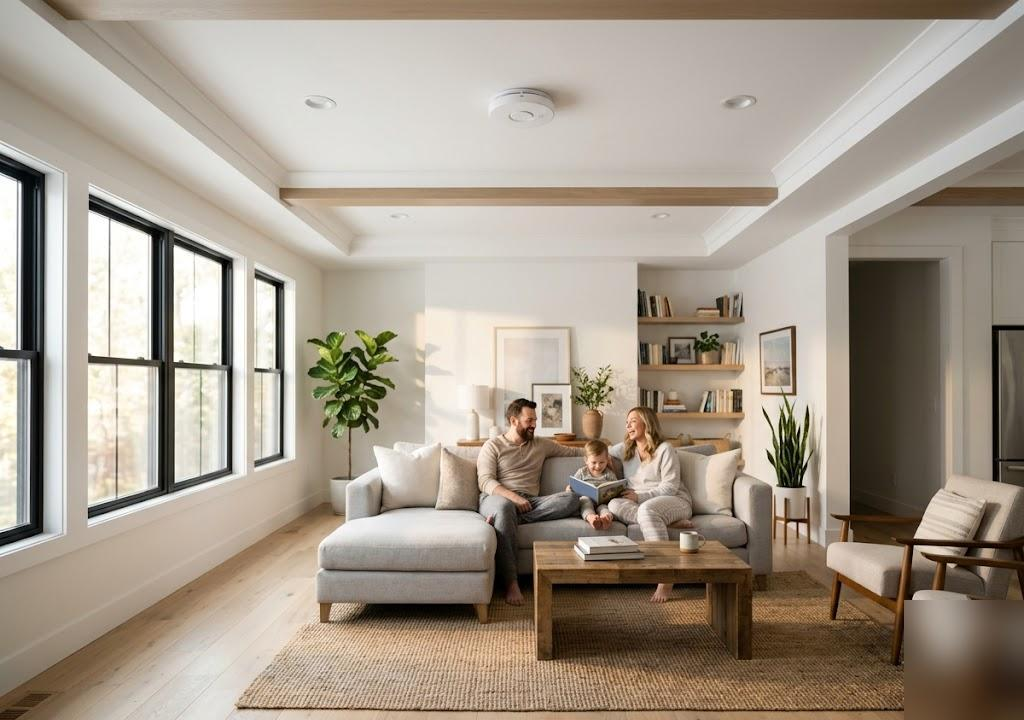
#> input picture Family Safe.jpeg, 1024 x 720 px
$ python blur.py
#> lines starting #> are read from the running program, lines starting #| are printed output that depends on the picture
import os
from PIL import Image, ImageFilter

files = ["Family Safe.jpeg", "technician.jpeg", "home2_hero.jpeg", "home2_cta.jpeg"]

for f in files:
    if os.path.exists(f):
        try:
            img = Image.open(f)
#> img is the input picture: PIL image 1024x720 RGB; mean R, G, B 164.8, 153.4, 139.6
            w, h = img.size
#> w = 1024; h = 720

            # Define the box to blur: bottom right corner, e.g., 120x120 pixels
            # Since the watermark is small, 120x120 is usually enough to cover it
            box = (w - 120, h - 120, w, h)
#> box = (904, 600, 1024, 720)

            # Crop the corner, blur it, and paste it back
            corner = img.crop(box)
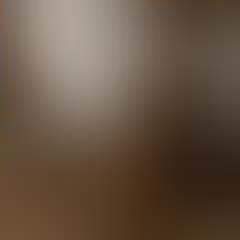
#> corner: PIL image 120x120 RGB (shown 2 times larger); mean R, G, B 101.9, 83.5, 66.9
            blurred_corner = corner.filter(ImageFilter.GaussianBlur(radius=15))
            img.paste(blurred_corner, box)

            img.save(f)
            print(f"Blurred watermark on {f}")
        except Exception as e:
            print(f"Error processing {f}: {e}")
#> pass 2 of the loop `for f in files:`:
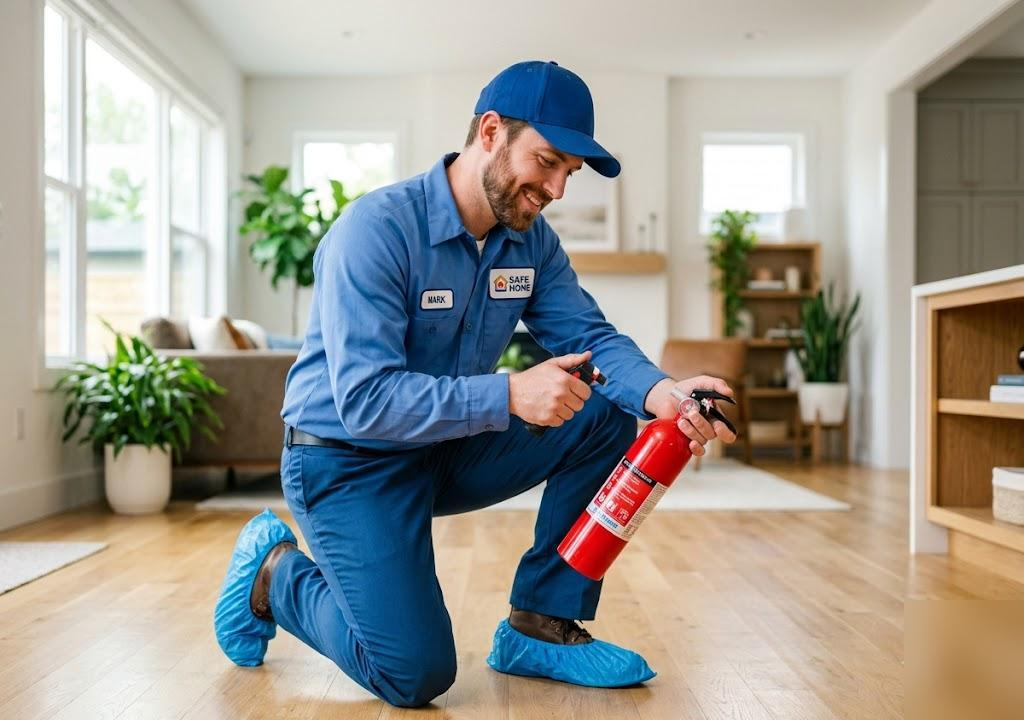
#> input picture technician.jpeg, 1024 x 720 px
#> img is the input picture: PIL image 1024x720 RGB; mean R, G, B 155.5, 153.8, 146.2
#> `corner = img.crop(box)`:
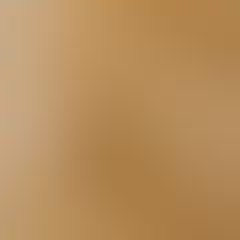
#> corner: PIL image 120x120 RGB (shown 2 times larger); mean R, G, B 183, 141.9, 92.5
#> pass 3 of the loop `for f in files:`:
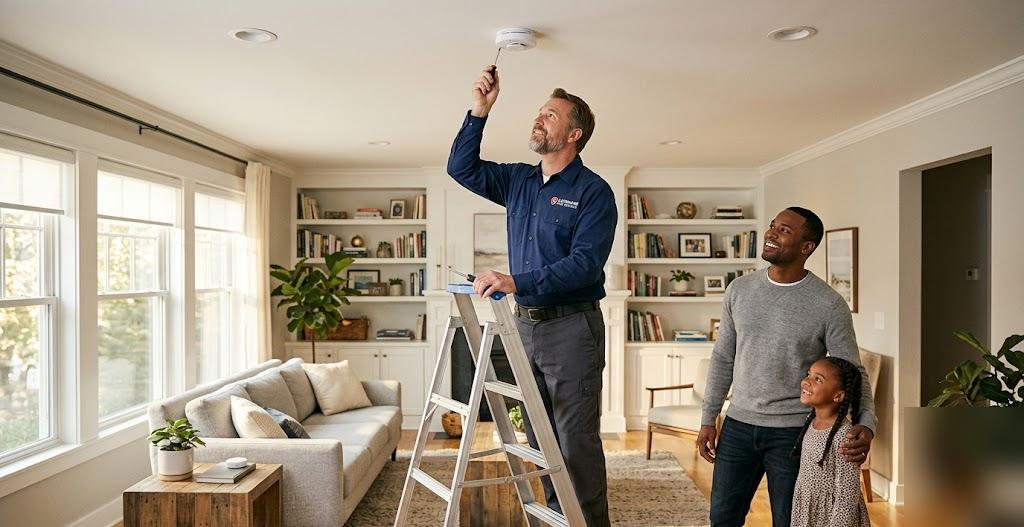
#> input picture home2_hero.jpeg, 1024 x 527 px
#> img is the input picture: PIL image 1024x527 RGB; mean R, G, B 162.2, 149.1, 130.4
#> `corner = img.crop(box)`:
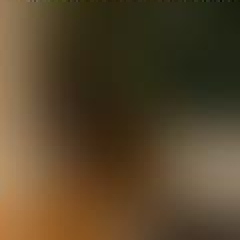
#> corner: PIL image 120x120 RGB (shown 2 times larger); mean R, G, B 86.9, 69.6, 43.2
#> `blurred_corner = corner.filter(ImageFilter.GaussianBlur(radius=15))`:
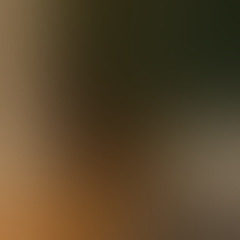
#> blurred_corner: PIL image 120x120 RGB (shown 2 times larger); mean R, G, B 87.6, 70, 43.5
#> the loop made 4 passes; the first 3 are shown
